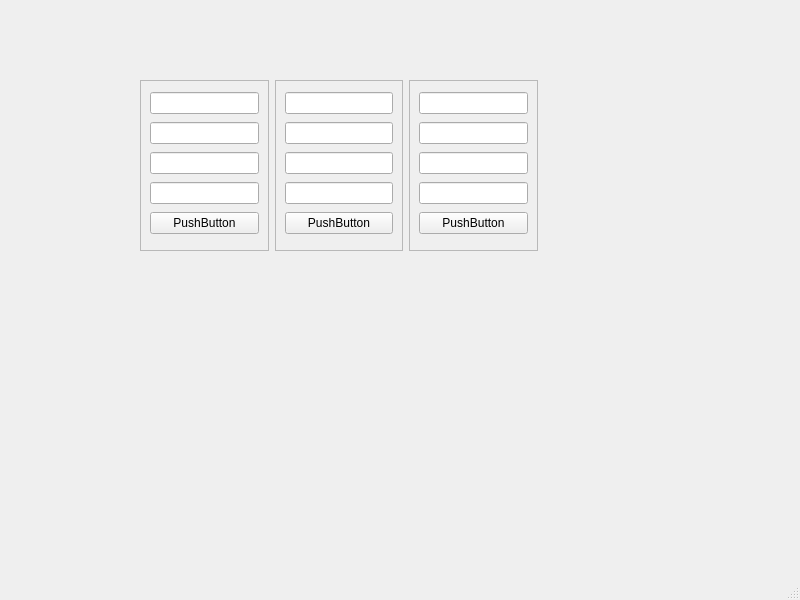
<?xml version="1.0" encoding="UTF-8"?>
<ui version="4.0">
 <class>MainWindow</class>
 <widget class="QMainWindow" name="MainWindow">
  <property name="geometry">
   <rect>
    <x>0</x>
    <y>0</y>
    <width>800</width>
    <height>600</height>
   </rect>
  </property>
  <property name="windowTitle">
   <string>MainWindow</string>
  </property>
  <widget class="QWidget" name="centralwidget">
   <widget class="QWidget" name="">
    <property name="geometry">
     <rect>
      <x>140</x>
      <y>80</y>
      <width>398</width>
      <height>171</height>
     </rect>
    </property>
    <layout class="QHBoxLayout" name="horizontalLayout">
     <item>
      <widget class="QFrame" name="frame_1">
       <property name="frameShape">
        <enum>QFrame::StyledPanel</enum>
       </property>
       <property name="frameShadow">
        <enum>QFrame::Raised</enum>
       </property>
       <layout class="QVBoxLayout" name="verticalLayout">
        <item>
         <widget class="QLineEdit" name="lineEdit"/>
        </item>
        <item>
         <widget class="QLineEdit" name="lineEdit_2"/>
        </item>
        <item>
         <widget class="QLineEdit" name="lineEdit_3"/>
        </item>
        <item>
         <widget class="QLineEdit" name="lineEdit_4"/>
        </item>
        <item>
         <widget class="QPushButton" name="pushButton">
          <property name="text">
           <string>PushButton</string>
          </property>
         </widget>
        </item>
       </layout>
      </widget>
     </item>
     <item>
      <widget class="QFrame" name="frame_2">
       <property name="frameShape">
        <enum>QFrame::StyledPanel</enum>
       </property>
       <property name="frameShadow">
        <enum>QFrame::Raised</enum>
       </property>
       <layout class="QVBoxLayout" name="verticalLayout_2">
        <item>
         <widget class="QLineEdit" name="lineEdit_5"/>
        </item>
        <item>
         <widget class="QLineEdit" name="lineEdit_6"/>
        </item>
        <item>
         <widget class="QLineEdit" name="lineEdit_7"/>
        </item>
        <item>
         <widget class="QLineEdit" name="lineEdit_8"/>
        </item>
        <item>
         <widget class="QPushButton" name="pushButton_2">
          <property name="text">
           <string>PushButton</string>
          </property>
         </widget>
        </item>
       </layout>
      </widget>
     </item>
     <item>
      <widget class="QFrame" name="frame_3">
       <property name="frameShape">
        <enum>QFrame::StyledPanel</enum>
       </property>
       <property name="frameShadow">
        <enum>QFrame::Raised</enum>
       </property>
       <layout class="QVBoxLayout" name="verticalLayout_3">
        <item>
         <widget class="QLineEdit" name="lineEdit_9"/>
        </item>
        <item>
         <widget class="QLineEdit" name="lineEdit_10"/>
        </item>
        <item>
         <widget class="QLineEdit" name="lineEdit_11"/>
        </item>
        <item>
         <widget class="QLineEdit" name="lineEdit_12"/>
        </item>
        <item>
         <widget class="QPushButton" name="pushButton_3">
          <property name="text">
           <string>PushButton</string>
          </property>
         </widget>
        </item>
       </layout>
      </widget>
     </item>
    </layout>
   </widget>
  </widget>
  <widget class="QMenuBar" name="menubar">
   <property name="geometry">
    <rect>
     <x>0</x>
     <y>0</y>
     <width>800</width>
     <height>22</height>
    </rect>
   </property>
  </widget>
  <widget class="QStatusBar" name="statusbar"/>
 </widget>
 <resources/>
 <connections/>
</ui>
